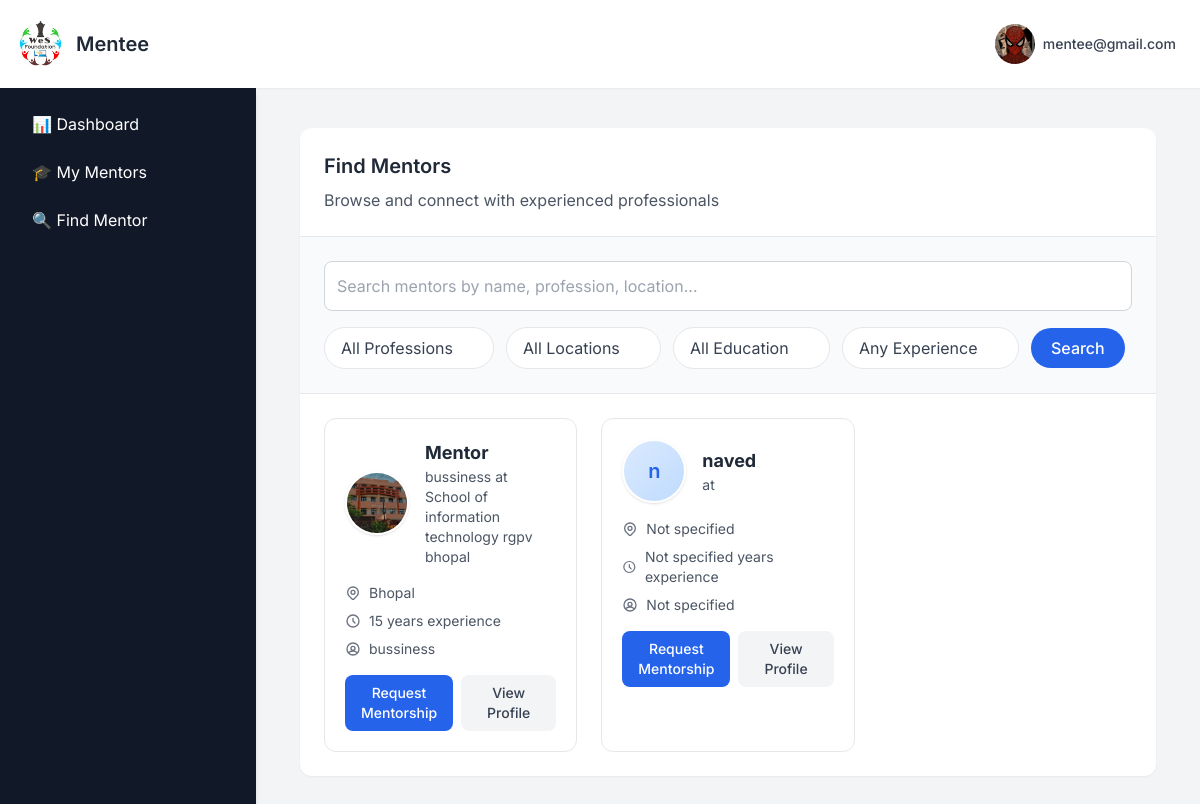
The page /menteedashboard (signed in) on the database its author committed.
### app.py (models this page shows, shortened)
class MenteeProfile(db.Model):
    __tablename__ = "mentee_profile"
    id = db.Column(db.Integer, primary_key=True)
    user_id = db.Column(db.Integer, db.ForeignKey("signup_details.id"), nullable=False)
    dob = db.Column(db.String(20))
    school_college_name = db.Column(db.String(150))
    mobile_number = db.Column(db.String(20))
    whatsapp_number = db.Column(db.String(20))
    govt_private = db.Column(db.String(50))
    stream = db.Column(db.String(100))
    class_year = db.Column(db.String(50))
    favourite_subject = db.Column(db.String(100))
    goal = db.Column(db.Text)
    parent_name = db.Column(db.String(150))
    parent_mobile = db.Column(db.String(20))
    comments = db.Column(db.Text)
    terms_agreement = db.Column(db.String(10))  # Yes / No
    profile_picture = db.Column(db.String(100))  # store image filename
    status = db.Column(db.String(20), default="pending")  # Add this
    user = db.relationship("User", backref="mentee_profile", uselist=False)

class User(db.Model):
    __tablename__ = "signup_details"
    id = db.Column(db.Integer, primary_key=True)
    name = db.Column(db.String(100), nullable=False)
    email = db.Column(db.String(100), unique=True, nullable=False)
    password = db.Column(db.String(200), nullable=False)   # length thoda bada
    user_type = db.Column(db.String(10), nullable=False)
    mentor_profile = db.relationship("MentorProfile", backref="user", uselist=False)

class MentorProfile(db.Model):
    __tablename__="mentor_profile"
    id = db.Column(db.Integer, primary_key=True)
    user_id= db.Column(db.Integer, db.ForeignKey("signup_details.id"),nullable=False)
    profession = db.Column(db.String(100))
    organisation = db.Column(db.String(150))
    whatsapp = db.Column(db.String(20))
    location = db.Column(db.String(100))
    education = db.Column(db.String(150))
    language = db.Column(db.String(100))
    availability = db.Column(db.String(100))
    connect_frequency = db.Column(db.String(100))
    preferred_communication = db.Column(db.String(100))
    social_link = db.Column(db.String(200))
    why_mentor = db.Column(db.Text)
    additional_info = db.Column(db.Text)
    profile_picture = db.Column(db.String(100))
    years_of_experience = db.Column(db.String(100))
    status = db.Column(db.String(20), default="pending")

### app.py (the view)
@app.route("/menteedashboard")
def menteedashboard():
    if "email" in session and session.get("user_type") == "2":
        user = User.query.filter_by(email=session["email"]).first()
        all_mentors = MentorProfile.query.filter_by().all()
        professions = [row.profession for row in MentorProfile.query.with_entities(MentorProfile.profession).distinct() if row]
        locations = [row.location for row in MentorProfile.query.with_entities(MentorProfile.location).distinct() if row.location]
        educations = [row.education for row in MentorProfile.query.with_entities(MentorProfile.education).distinct() if row.education]
        experiences = [row.years_of_experience for row in MentorProfile.query.with_entities(MentorProfile.years_of_experience).distinct() if row.years_of_experience]
        return render_template(
            "menteedashboard.html",
            all_mentors=all_mentors,
            professions=[row.profession for row in MentorProfile.query.with_entities(MentorProfile.profession).distinct() if row.profession],
            locations=[row.location for row in MentorProfile.query.with_entities(MentorProfile.location).distinct() if row.location],
            educations=[row.education for row in MentorProfile.query.with_entities(MentorProfile.education).distinct() if row.education],
            experiences=[row.years_of_experience for row in MentorProfile.query.with_entities(MentorProfile.years_of_experience).distinct() if row.years_of_experience],
            active_section="findmentor",
            show_sidebar=True
        )
    return redirect(url_for("signin"))

### templates/menteedashboard.html (shortened to what this page needs)
{% extends "base2.html" %}
{% block user %}Mentee{% endblock %}
{% block content %}
<main class="max-w-7xl mx-auto px-2 sm:px-3 lg:px-3 py-2">
  <section id="findmentor" class="hidden bg-white rounded-xl shadow-sm overflow-hidden">
    <div class="p-6 border-b border-gray-200">
      <h2 class="text-xl font-semibold text-gray-800 mb-2">Find Mentors</h2>
      <p class="text-gray-600">Browse and connect with experienced professionals</p>
    </div>
    <div class="p-6 bg-gray-50 border-b border-gray-200">
      <input type="text" id="findMentorSearch" placeholder="Search mentors by name, profession, location..."
             class="w-full p-3 mb-4 border border-gray-300 rounded-lg"
             onkeyup="filterMentors()">
      <form method="GET" action="{{ url_for('find_mentor') }}">
        <div class="flex flex-wrap items-center gap-3">
          <div class="relative">
            <select name="profession" class="appearance-none pl-4 pr-10 py-2 border rounded-full text-gray-700 bg-white">
              <option value="" {% if not request.args.get('profession') %}selected{% endif %}>All Professions</option>
            </select>
          </div>
          <div class="relative">
            <select name="location" class="appearance-none pl-4 pr-10 py-2 border rounded-full text-gray-700 bg-white">
              <option value="" {% if not request.args.get('location') %}selected{% endif %}>All Locations</option>
            </select>
          </div>
          <div class="relative">
            <select name="education" class="appearance-none pl-4 pr-10 py-2 border rounded-full text-gray-700 bg-white">
              <option value="" {% if not request.args.get('education') %}selected{% endif %}>All Education</option>
            </select>
          </div>
          <div class="relative">
            <select name="experience" class="appearance-none pl-4 pr-10 py-2 border rounded-full text-gray-700 bg-white">
              <option value="" {% if not request.args.get('experience') %}selected{% endif %}>Any Experience</option>
            </select>
          </div>
          <button type="submit" class="px-5 py-2 rounded-full bg-blue-600 text-white font-medium">
            Search
          </button>
        </div>
      </form>
    </div>
    <div class="p-6">
      {% if all_mentors and all_mentors|length > 0 %}
      <div class="grid grid-cols-1 md:grid-cols-2 lg:grid-cols-3 gap-6" id="mentorsContainer">
        {% for mentor in all_mentors %}
        <div class="mentor-card bg-white rounded-xl border border-gray-200 p-5 transition-all hover:shadow-md">
          <div class="flex items-center gap-4 mb-4">
            {% if mentor.profile_picture %}
              <img src="{{ url_for('static', filename='uploads/' ~ mentor.profile_picture) }}"
                   alt="{{ mentor.user.name }}"
                   class="w-16 h-16 rounded-full object-cover border-2 border-white shadow">
            {% else %}
              <div class="w-16 h-16 rounded-full bg-gradient-to-br from-blue-100 to-blue-200 flex items-center justify-center text-blue-600 border-2 border-white shadow">
                <span class="text-xl font-semibold">{{ mentor.user.name[0] if mentor.user.name else '?' }}</span>
              </div>
            {% endif %}
            <div>
              <h3 class="text-lg font-bold text-gray-800 mentor-name">{{ mentor.user.name }}</h3>
              <p class="text-sm text-gray-600 mentor-profession">{{ mentor.profession }} at {{ mentor.organisation }}</p>
            </div>
          </div>
          <div class="space-y-2 mb-4">
            <div class="flex items-center text-sm text-gray-600 mentor-location">
              <span>{{ mentor.location if mentor.location else 'Not specified' }}</span>
            </div>
            <div class="flex items-center text-sm text-gray-600">
              <svg xmlns="http://www.w3.org/2000/svg"
                   class="h-4 w-4 mr-2 text-gray-500"
                   fill="none" viewBox="0 0 24 24"
                   stroke="currentColor">
                <path stroke-linecap="round" stroke-linejoin="round" stroke-width="2"
                      d="M12 8v4l3 3m6-3a9 9 0 11-18
                         0 9 9 0 0118 0z" />
              </svg>
              <span>{{ mentor.years_of_experience if mentor.years_of_experience else 'Not specified' }} years experience</span>
            </div>
            <div class="flex items-center text-sm text-gray-600">
              <span>{{ mentor.profession if mentor.profession else 'Not specified' }}</span>
            </div>
          </div>
          <div class="flex space-x-2">
              <button type="submit" onclick="openRequestModal('{{ mentor.user_id }}')" class="flex-1 px-4 py-2 bg-blue-600 text-white text-sm font-medium rounded-lg hover:bg-blue-700 transition">
                Request Mentorship
              </button>
            <button onclick="openProfileModal(
                '{{ mentor.user.name }}',
                '{{ mentor.profession }}',
                '{{ mentor.organisation }}',
                '{{ mentor.location }}',
                '{{ mentor.years_of_experience }}',
                '{{ mentor.profile_picture }}',
                '{{ mentor.user.email }}',
                '{{ mentor.education }}',
                '{{ mentor.language }}',
                '{{ mentor.preferred_communication }}',
                '{{ mentor.why_mentor }}'
            )" class="flex-1 px-4 py-2 bg-gray-100 text-gray-700 text-sm font-medium rounded-lg hover:bg-gray-200 transition">
                View Profile
            </button>
         </div>
        </div>
        {% endfor %}
      </div>
      {% endif %}
    </div>
  </section>
</main>
{% endblock %}

### templates/base2.html (shortened to what this page needs)
<!DOCTYPE html>
<html lang="en">
<head>
    <script src="https://cdn.tailwindcss.com"></script>
</head>
<body class="flex flex-col h-screen overflow-hidden ">
    <nav class="bg-white shadow-sm p-4 flex justify-between items-center z-10">
        <div class="flex items-center space-x-2">
             <a href="
             {% if session.get('user_type') == '0' %}
                {{ url_for('supervisordashboard') }}
            {% elif session.get('user_type') == '1' %}
                {{ url_for('mentordashboard') }}
            {% elif session.get('user_type') == '2' %}
                {{ url_for('menteedashboard') }}
            {% else %}
                {{ url_for('home') }}
            {% endif %}
             " class="flex items-center">
            <img src="{{ url_for('static', filename='img/logo.jpg') }}" alt="LOGO" class="h-12 w-12 rounded-full mr-3">
            <span class="text-xl font-semibold text-gray-800">{% block user %}{% endblock %}</span>
            </a>
        </div>
        <div class="relative">
            <button id="profile-dropdown-btn" class="group flex items-center space-x-2 p-2 rounded-full hover:bg-gray-600 hover:text-white transition-colors duration-200 focus:outline-none focus:ring focus:ring-blue-300">
                    <div class="top-right-profile">
                        {% if current_user_profile_pic %}
                            <img src="{{ url_for('static', filename='uploads/' + current_user_profile_pic) }}"
                                 alt="Profile Picture" class="w-10 h-10 rounded-full object-cover">
                        {% else %}
                            <img src="{{ url_for('static', filename='uploads/default.png') }}"
                                 alt="Profile Picture" class="w-10 h-10 rounded-full object-cover">
                        {% endif %}
                    </div>
                <span class="text-sm font-medium text-gray-700 group-hover:text-white hidden sm:block">{{ session.get('email') }}</span>
            </button>
        </div>
    </nav>
    <div class="flex flex-1 overflow-hidden">
    <div class="flex flex-1 overflow-hidden">
        {% if show_sidebar %}
<aside id="sidebar"
       class="fixed inset-y-0 left-0 w-64 bg-gray-900 shadow-md p-4 space-y-2 overflow-y-auto
              transform -translate-x-full transition-transform duration-200 ease-in-out
              md:relative md:translate-x-0 z-20">
    {% if session.get('user_type') == '0' %}
        <a href="javascript:void(0)" onclick="showSection('dashboard')" id="link-dashboard"
           class="block px-4 py-2 text-white  hover:bg-gray-600 rounded-md">
           📊 Dashboard
        </a>
        <a href="javascript:void(0)" onclick="showSection('mentors')" id="link-mentors"
           class="block px-4 py-2 text-white  hover:bg-gray-600 rounded-md">
           🎓 Mentors
        </a>
        <a href="javascript:void(0)" onclick="showSection('mentees')" id="link-mentees"
           class="block px-4 py-2 text-white  hover:bg-gray-600 rounded-md">
           👥 Mentees
        </a>
        <a href="javascript:void(0)" onclick="showSection('requests')" id="link-requests"
           class="block px-4 py-2 text-white  hover:bg-gray-600 rounded-md">
           📩 Requests
        </a>
    {% elif session.get('user_type') == '2' %}
        <a href="javascript:void(0)" onclick="showSection('dashboard')" id="link-dashboard"
           class="block px-4 py-2 text-white  hover:bg-gray-600 rounded-md">
           📊 Dashboard
        </a>
        <a href="javascript:void(0)" onclick="showSection('mymentors')" id="link-mentors"
           class="block px-4 py-2 text-white  hover:bg-gray-600 rounded-md">
           🎓 My Mentors
        </a>
        <a href="javascript:void(0)" onclick="showSection('findmentor')" id="link-findmentor"
           class="block px-4 py-2 text-white  hover:bg-gray-600 rounded-md">
           🔍 Find Mentor
        </a>
    {% endif %}
</aside>
        {% endif %}
    <main class="flex-1 p-8 overflow-y-auto pb-40">
        {% block content %}{% endblock %}
    </main>
</div>
    </div>
</body>
</html>

### templates/base2.html (style rules this page uses)
body { font-family: 'Inter', sans-serif; background-color: #f3f4f6; }

### rows shown on the page
MenteeProfile: profile_picture (picture)
User: get "mentee@gmail.com"
MentorProfile: profile_picture (picture), user.name "Mentor", profession "bussiness", organisation "School of information technology rgpv bhopal", location "Bhopal", years_of_experience "15"
MentorProfile: user "n", user.name "naved", location "Not specified", years_of_experience "Not specified", profession "Not specified"
